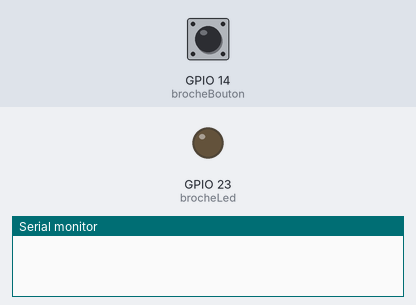
Bench run of a program on a simulated ESP32. On the bench: output pins drawn as LEDs (lit = HIGH), the last lines printed to the serial monitor. Dashed ring = blinking. The test bench sets the inputs (shaded band); at power-on: GPIO 14 (brocheBouton) HIGH.

Above: at 1.2 s.
1.3 s: GPIO 14 (brocheBouton) pulled LOW for 1 s
At 1.47 s:
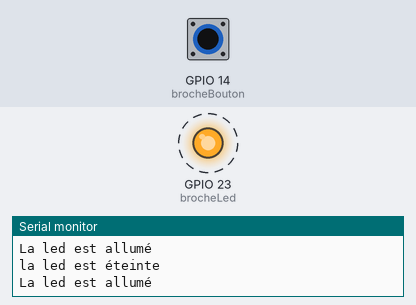
4.3 s: GPIO 14 (brocheBouton) pulled LOW for 3.2 s
At 7.8 s:
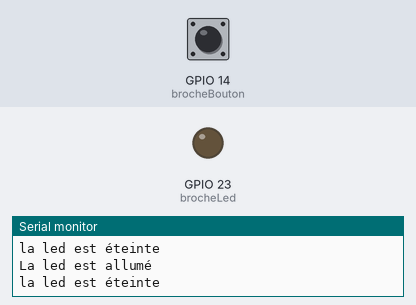
Timing chart, 0 to 9.3 s (numbered marks = the images above; inputs shaded):
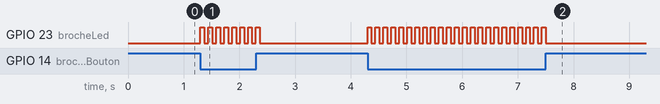

The program:

main.cpp
```cpp
/* Programme de test sortie Led 27/09/2024 */

#include <Arduino.h>

int brocheLed = 23; // variable global

int temps = 71;

int brocheBouton = 14;

bool etatBouton = false;


void setup() {
  Serial.begin(115200);   // initialisation de la communication USB a la vitesse de 115200 bauds
  pinMode(brocheLed, OUTPUT);   // la broche de la led est déclarée comme une sortie
  pinMode(brocheBouton, INPUT_PULLUP);

}

void loop() {
  etatBouton=digitalRead(brocheBouton);
  digitalWrite(brocheLed, !etatBouton);

if (etatBouton==LOW)
{
  digitalWrite(brocheLed, HIGH);
  Serial.println("La led est allumé");
  delay(temps);
  digitalWrite(brocheLed, LOW);
  Serial.println("la led est éteinte");
  delay(temps);
}

}
```

Measured:
- after the input at 1.3 s, GPIO 23 (brocheLed): alternates HIGH for 0.07 s and LOW for 0.07 s, 16 changes in all, then stays LOW, starting at once
- after the input at 4.3 s, GPIO 23 (brocheLed): alternates HIGH for 0.07 s and LOW for 0.07 s, 46 changes in all, then stays LOW, starting at once
